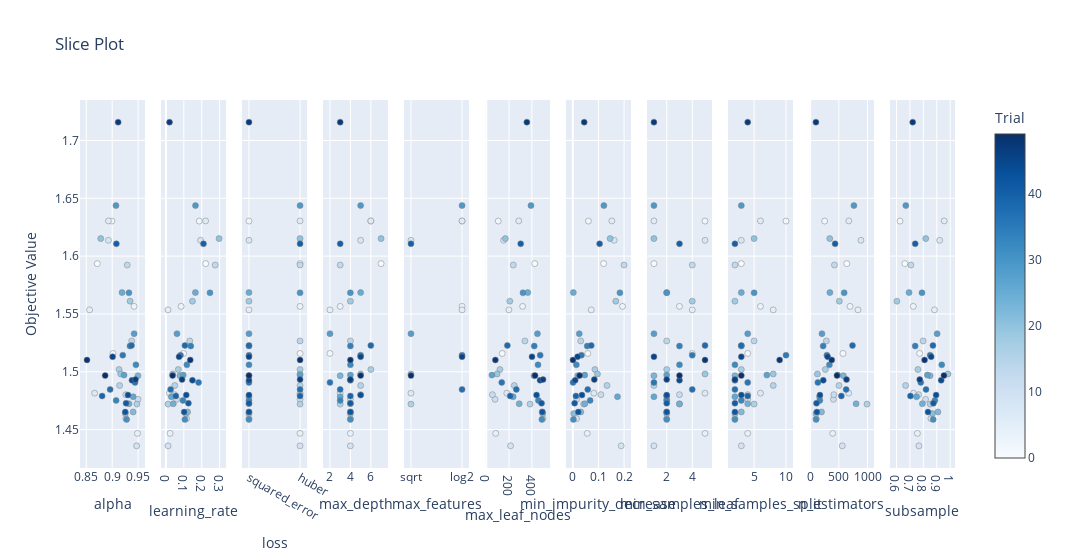

The cell this chart's notebook holds for it:
### Code cell
vis.plot_slice(study=study_grad)

### Figure 1 — Plotly figure (JSON) as saved in the notebook; plotly's stock layout.template omitted (floating-point values rounded to 4 significant figures)
{"data": [{"marker": {"color": [0, 1, 2, 3, 4, 5, 6, 7, 8, 9, 10, 11, 12, 13, 14, 15, 16, 17, 18, 19, 20, 21, 22, 23, 24, 25, 26, 27, 28, 29, 30, 31, 32, 33, 34, 35, 36, 37, 38, 39, 40, 41, 42, 43, 44, 45, 46, 47, 48, 49], "colorbar": {"title": {"text": "Trial"}, "x": 1, "xpad": 40}, "colorscale": [[0, "rgb(247,251,255)"], [0.125, "rgb(222,235,247)"], [0.25, "rgb(198,219,239)"], [0.375, "rgb(158,202,225)"], [0.5, "rgb(107,174,214)"], [0.625, "rgb(66,146,198)"], [0.75, "rgb(33,113,181)"], [0.875, "rgb(8,81,156)"], [1, "rgb(8,48,107)"]], "line": {"color": "Grey", "width": 0.5}, "showscale": true}, "mode": "markers", "name": "Feasible Trial", "showlegend": false, "type": "scatter", "x": [0.8712, 0.9014, 0.8995, 0.9422, 0.9487, 0.8564, 0.8928, 0.8661, 0.8927, 0.9472, 0.9263, 0.9499, 0.9262, 0.929, 0.9377, 0.9144, 0.9477, 0.9133, 0.9345, 0.9165, 0.8779, 0.9255, 0.9404, 0.9497, 0.9324, 0.919, 0.9404, 0.9229, 0.9423, 0.9073, 0.9323, 0.9278, 0.9458, 0.9076, 0.9343, 0.9204, 0.9441, 0.896, 0.9372, 0.8806, 0.908, 0.9268, 0.9252, 0.9304, 0.9382, 0.9008, 0.9449, 0.9115, 0.8514, 0.8865], "xaxis": "x", "y": [1.594, 1.516, 1.63, 1.557, 1.447, 1.554, 1.63, 1.481, 1.614, 1.436, 1.459, 1.476, 1.48, 1.592, 1.527, 1.488, 1.472, 1.502, 1.561, 1.498, 1.615, 1.464, 1.465, 1.497, 1.472, 1.568, 1.478, 1.497, 1.533, 1.644, 1.568, 1.459, 1.506, 1.475, 1.522, 1.514, 1.491, 1.485, 1.523, 1.479, 1.611, 1.473, 1.465, 1.48, 1.493, 1.513, 1.493, 1.716, 1.51, 1.497], "yaxis": "y"}, {"marker": {"color": [0, 1, 2, 3, 4, 5, 6, 7, 8, 9, 10, 11, 12, 13, 14, 15, 16, 17, 18, 19, 20, 21, 22, 23, 24, 25, 26, 27, 28, 29, 30, 31, 32, 33, 34, 35, 36, 37, 38, 39, 40, 41, 42, 43, 44, 45, 46, 47, 48, 49], "colorbar": {"title": {"text": "Trial"}, "x": 1, "xpad": 40}, "colorscale": [[0, "rgb(247,251,255)"], [0.125, "rgb(222,235,247)"], [0.25, "rgb(198,219,239)"], [0.375, "rgb(158,202,225)"], [0.5, "rgb(107,174,214)"], [0.625, "rgb(66,146,198)"], [0.75, "rgb(33,113,181)"], [0.875, "rgb(8,81,156)"], [1, "rgb(8,48,107)"]], "line": {"color": "Grey", "width": 0.5}, "showscale": false}, "mode": "markers", "name": "Feasible Trial", "showlegend": false, "type": "scatter", "x": [0.2223, 0.09823, 0.1862, 0.08505, 0.02312, 0.0116, 0.2216, 0.01911, 0.1937, 0.01202, 0.1155, 0.06005, 0.04815, 0.2751, 0.1334, 0.04956, 0.01168, 0.06891, 0.1481, 0.03763, 0.2969, 0.1117, 0.121, 0.07816, 0.04136, 0.1646, 0.0302, 0.09659, 0.06174, 0.1652, 0.2462, 0.106, 0.117, 0.09529, 0.1391, 0.08145, 0.1825, 0.02619, 0.1061, 0.05555, 0.2099, 0.1257, 0.1019, 0.1136, 0.1482, 0.07335, 0.08997, 0.02009, 0.136, 0.03727], "xaxis": "x2", "y": [1.594, 1.516, 1.63, 1.557, 1.447, 1.554, 1.63, 1.481, 1.614, 1.436, 1.459, 1.476, 1.48, 1.592, 1.527, 1.488, 1.472, 1.502, 1.561, 1.498, 1.615, 1.464, 1.465, 1.497, 1.472, 1.568, 1.478, 1.497, 1.533, 1.644, 1.568, 1.459, 1.506, 1.475, 1.522, 1.514, 1.491, 1.485, 1.523, 1.479, 1.611, 1.473, 1.465, 1.48, 1.493, 1.513, 1.493, 1.716, 1.51, 1.497], "yaxis": "y2"}, {"marker": {"color": [0, 1, 2, 3, 4, 5, 6, 7, 8, 9, 10, 11, 12, 13, 14, 15, 16, 17, 18, 19, 20, 21, 22, 23, 24, 25, 26, 27, 28, 29, 30, 31, 32, 33, 34, 35, 36, 37, 38, 39, 40, 41, 42, 43, 44, 45, 46, 47, 48, 49], "colorbar": {"title": {"text": "Trial"}, "x": 1, "xpad": 40}, "colorscale": [[0, "rgb(247,251,255)"], [0.125, "rgb(222,235,247)"], [0.25, "rgb(198,219,239)"], [0.375, "rgb(158,202,225)"], [0.5, "rgb(107,174,214)"], [0.625, "rgb(66,146,198)"], [0.75, "rgb(33,113,181)"], [0.875, "rgb(8,81,156)"], [1, "rgb(8,48,107)"]], "line": {"color": "Grey", "width": 0.5}, "showscale": false}, "mode": "markers", "name": "Feasible Trial", "showlegend": false, "type": "scatter", "x": ["huber", "huber", "squared_error", "huber", "huber", "squared_error", "huber", "huber", "squared_error", "huber", "squared_error", "huber", "huber", "huber", "huber", "huber", "huber", "huber", "squared_error", "huber", "huber", "squared_error", "squared_error", "squared_error", "squared_error", "squared_error", "squared_error", "huber", "squared_error", "huber", "huber", "squared_error", "squared_error", "squared_error", "squared_error", "squared_error", "squared_error", "huber", "squared_error", "huber", "huber", "squared_error", "squared_error", "squared_error", "squared_error", "squared_error", "huber", "squared_error", "huber", "squared_error"], "xaxis": "x3", "y": [1.594, 1.516, 1.63, 1.557, 1.447, 1.554, 1.63, 1.481, 1.614, 1.436, 1.459, 1.476, 1.48, 1.592, 1.527, 1.488, 1.472, 1.502, 1.561, 1.498, 1.615, 1.464, 1.465, 1.497, 1.472, 1.568, 1.478, 1.497, 1.533, 1.644, 1.568, 1.459, 1.506, 1.475, 1.522, 1.514, 1.491, 1.485, 1.523, 1.479, 1.611, 1.473, 1.465, 1.48, 1.493, 1.513, 1.493, 1.716, 1.51, 1.497], "yaxis": "y3"}, {"marker": {"color": [0, 1, 2, 3, 4, 5, 6, 7, 8, 9, 10, 11, 12, 13, 14, 15, 16, 17, 18, 19, 20, 21, 22, 23, 24, 25, 26, 27, 28, 29, 30, 31, 32, 33, 34, 35, 36, 37, 38, 39, 40, 41, 42, 43, 44, 45, 46, 47, 48, 49], "colorbar": {"title": {"text": "Trial"}, "x": 1, "xpad": 40}, "colorscale": [[0, "rgb(247,251,255)"], [0.125, "rgb(222,235,247)"], [0.25, "rgb(198,219,239)"], [0.375, "rgb(158,202,225)"], [0.5, "rgb(107,174,214)"], [0.625, "rgb(66,146,198)"], [0.75, "rgb(33,113,181)"], [0.875, "rgb(8,81,156)"], [1, "rgb(8,48,107)"]], "line": {"color": "Grey", "width": 0.5}, "showscale": false}, "mode": "markers", "name": "Feasible Trial", "showlegend": false, "type": "scatter", "x": [7, 2, 6, 3, 4, 2, 6, 3, 5, 4, 4, 4, 5, 3, 4, 5, 3, 6, 4, 5, 7, 4, 4, 3, 4, 5, 3, 4, 2, 5, 4, 4, 4, 3, 4, 5, 2, 3, 6, 4, 3, 4, 4, 5, 4, 5, 4, 3, 4, 5], "xaxis": "x4", "y": [1.594, 1.516, 1.63, 1.557, 1.447, 1.554, 1.63, 1.481, 1.614, 1.436, 1.459, 1.476, 1.48, 1.592, 1.527, 1.488, 1.472, 1.502, 1.561, 1.498, 1.615, 1.464, 1.465, 1.497, 1.472, 1.568, 1.478, 1.497, 1.533, 1.644, 1.568, 1.459, 1.506, 1.475, 1.522, 1.514, 1.491, 1.485, 1.523, 1.479, 1.611, 1.473, 1.465, 1.48, 1.493, 1.513, 1.493, 1.716, 1.51, 1.497], "yaxis": "y4"}, {"marker": {"color": [0, 1, 2, 3, 4, 5, 6, 7, 8, 9, 10, 11, 12, 13, 14, 15, 16, 17, 18, 19, 20, 21, 22, 23, 24, 25, 26, 27, 28, 29, 30, 31, 32, 33, 34, 35, 36, 37, 38, 39, 40, 41, 42, 43, 44, 45, 46, 47, 48, 49], "colorbar": {"title": {"text": "Trial"}, "x": 1, "xpad": 40}, "colorscale": [[0, "rgb(247,251,255)"], [0.125, "rgb(222,235,247)"], [0.25, "rgb(198,219,239)"], [0.375, "rgb(158,202,225)"], [0.5, "rgb(107,174,214)"], [0.625, "rgb(66,146,198)"], [0.75, "rgb(33,113,181)"], [0.875, "rgb(8,81,156)"], [1, "rgb(8,48,107)"]], "line": {"color": "Grey", "width": 0.5}, "showscale": false}, "mode": "markers", "name": "Feasible Trial", "showlegend": false, "type": "scatter", "x": [null, null, "log2", "log2", null, "log2", "log2", "sqrt", "sqrt", null, null, null, null, null, null, null, "sqrt", null, null, "sqrt", null, null, null, null, null, null, null, null, "sqrt", "log2", null, null, null, null, null, "log2", null, "log2", null, null, "sqrt", null, null, null, null, "log2", null, null, null, "sqrt"], "xaxis": "x5", "y": [1.594, 1.516, 1.63, 1.557, 1.447, 1.554, 1.63, 1.481, 1.614, 1.436, 1.459, 1.476, 1.48, 1.592, 1.527, 1.488, 1.472, 1.502, 1.561, 1.498, 1.615, 1.464, 1.465, 1.497, 1.472, 1.568, 1.478, 1.497, 1.533, 1.644, 1.568, 1.459, 1.506, 1.475, 1.522, 1.514, 1.491, 1.485, 1.523, 1.479, 1.611, 1.473, 1.465, 1.48, 1.493, 1.513, 1.493, 1.716, 1.51, 1.497], "yaxis": "y5"}, {"marker": {"color": [0, 1, 2, 3, 4, 5, 6, 7, 8, 9, 10, 11, 12, 13, 14, 15, 16, 17, 18, 19, 20, 21, 22, 23, 24, 25, 26, 27, 28, 29, 30, 31, 32, 33, 34, 35, 36, 37, 38, 39, 40, 41, 42, 43, 44, 45, 46, 47, 48, 49], "colorbar": {"title": {"text": "Trial"}, "x": 1, "xpad": 40}, "colorscale": [[0, "rgb(247,251,255)"], [0.125, "rgb(222,235,247)"], [0.25, "rgb(198,219,239)"], [0.375, "rgb(158,202,225)"], [0.5, "rgb(107,174,214)"], [0.625, "rgb(66,146,198)"], [0.75, "rgb(33,113,181)"], [0.875, "rgb(8,81,156)"], [1, "rgb(8,48,107)"]], "line": {"color": "Grey", "width": 0.5}, "showscale": false}, "mode": "markers", "name": "Feasible Trial", "showlegend": false, "type": "scatter", "x": [425, 140, 105, 319, 83, 199, 285, 180, 152, 213, 497, 77, 54, 237, 339, 246, 384, 120, 207, 95, 167, 495, 490, 419, 289, 364, 236, 50, 449, 392, 322, 488, 454, 457, 421, 473, 136, 264, 185, 210, 302, 485, 492, 441, 472, 401, 498, 356, 80, 428], "xaxis": "x6", "y": [1.594, 1.516, 1.63, 1.557, 1.447, 1.554, 1.63, 1.481, 1.614, 1.436, 1.459, 1.476, 1.48, 1.592, 1.527, 1.488, 1.472, 1.502, 1.561, 1.498, 1.615, 1.464, 1.465, 1.497, 1.472, 1.568, 1.478, 1.497, 1.533, 1.644, 1.568, 1.459, 1.506, 1.475, 1.522, 1.514, 1.491, 1.485, 1.523, 1.479, 1.611, 1.473, 1.465, 1.48, 1.493, 1.513, 1.493, 1.716, 1.51, 1.497], "yaxis": "y6"}, {"marker": {"color": [0, 1, 2, 3, 4, 5, 6, 7, 8, 9, 10, 11, 12, 13, 14, 15, 16, 17, 18, 19, 20, 21, 22, 23, 24, 25, 26, 27, 28, 29, 30, 31, 32, 33, 34, 35, 36, 37, 38, 39, 40, 41, 42, 43, 44, 45, 46, 47, 48, 49], "colorbar": {"title": {"text": "Trial"}, "x": 1, "xpad": 40}, "colorscale": [[0, "rgb(247,251,255)"], [0.125, "rgb(222,235,247)"], [0.25, "rgb(198,219,239)"], [0.375, "rgb(158,202,225)"], [0.5, "rgb(107,174,214)"], [0.625, "rgb(66,146,198)"], [0.75, "rgb(33,113,181)"], [0.875, "rgb(8,81,156)"], [1, "rgb(8,48,107)"]], "line": {"color": "Grey", "width": 0.5}, "showscale": false}, "mode": "markers", "name": "Feasible Trial", "showlegend": false, "type": "scatter", "x": [0.1202, 0.05843, 0.06092, 0.1939, 0.05619, 0.07169, 0.1522, 0.08208, 0.1615, 0.1886, 0.01482, 0.01495, 0.1094, 0.1998, 0.03095, 0.1333, 0.04225, 0.08637, 0.1677, 0.09614, 0.1455, 0.003683, 0.03121, 0.01913, 0.04705, 0.001989, 0.1743, 0.04652, 0.02512, 0.1212, 0.1838, 0.002252, 0.01376, 0.0676, 0.05612, 0.0337, 0.0008766, 0.05812, 0.0719, 0.01207, 0.1045, 0.006988, 0.02122, 0.03569, 0.009167, 0.01847, 0.0839, 0.04435, 0.0005238, 0.02647], "xaxis": "x7", "y": [1.594, 1.516, 1.63, 1.557, 1.447, 1.554, 1.63, 1.481, 1.614, 1.436, 1.459, 1.476, 1.48, 1.592, 1.527, 1.488, 1.472, 1.502, 1.561, 1.498, 1.615, 1.464, 1.465, 1.497, 1.472, 1.568, 1.478, 1.497, 1.533, 1.644, 1.568, 1.459, 1.506, 1.475, 1.522, 1.514, 1.491, 1.485, 1.523, 1.479, 1.611, 1.473, 1.465, 1.48, 1.493, 1.513, 1.493, 1.716, 1.51, 1.497], "yaxis": "y7"}, {"marker": {"color": [0, 1, 2, 3, 4, 5, 6, 7, 8, 9, 10, 11, 12, 13, 14, 15, 16, 17, 18, 19, 20, 21, 22, 23, 24, 25, 26, 27, 28, 29, 30, 31, 32, 33, 34, 35, 36, 37, 38, 39, 40, 41, 42, 43, 44, 45, 46, 47, 48, 49], "colorbar": {"title": {"text": "Trial"}, "x": 1, "xpad": 40}, "colorscale": [[0, "rgb(247,251,255)"], [0.125, "rgb(222,235,247)"], [0.25, "rgb(198,219,239)"], [0.375, "rgb(158,202,225)"], [0.5, "rgb(107,174,214)"], [0.625, "rgb(66,146,198)"], [0.75, "rgb(33,113,181)"], [0.875, "rgb(8,81,156)"], [1, "rgb(8,48,107)"]], "line": {"color": "Grey", "width": 0.5}, "showscale": false}, "mode": "markers", "name": "Feasible Trial", "showlegend": false, "type": "scatter", "x": [1, 4, 5, 3, 5, 4, 1, 5, 5, 1, 2, 2, 3, 4, 2, 1, 3, 2, 4, 5, 1, 2, 2, 1, 3, 2, 1, 2, 1, 1, 2, 2, 3, 2, 3, 4, 1, 4, 5, 2, 3, 2, 2, 2, 3, 1, 2, 1, 5, 3], "xaxis": "x8", "y": [1.594, 1.516, 1.63, 1.557, 1.447, 1.554, 1.63, 1.481, 1.614, 1.436, 1.459, 1.476, 1.48, 1.592, 1.527, 1.488, 1.472, 1.502, 1.561, 1.498, 1.615, 1.464, 1.465, 1.497, 1.472, 1.568, 1.478, 1.497, 1.533, 1.644, 1.568, 1.459, 1.506, 1.475, 1.522, 1.514, 1.491, 1.485, 1.523, 1.479, 1.611, 1.473, 1.465, 1.48, 1.493, 1.513, 1.493, 1.716, 1.51, 1.497], "yaxis": "y8"}, {"marker": {"color": [0, 1, 2, 3, 4, 5, 6, 7, 8, 9, 10, 11, 12, 13, 14, 15, 16, 17, 18, 19, 20, 21, 22, 23, 24, 25, 26, 27, 28, 29, 30, 31, 32, 33, 34, 35, 36, 37, 38, 39, 40, 41, 42, 43, 44, 45, 46, 47, 48, 49], "colorbar": {"title": {"text": "Trial"}, "x": 1, "xpad": 40}, "colorscale": [[0, "rgb(247,251,255)"], [0.125, "rgb(222,235,247)"], [0.25, "rgb(198,219,239)"], [0.375, "rgb(158,202,225)"], [0.5, "rgb(107,174,214)"], [0.625, "rgb(66,146,198)"], [0.75, "rgb(33,113,181)"], [0.875, "rgb(8,81,156)"], [1, "rgb(8,48,107)"]], "line": {"color": "Grey", "width": 0.5}, "showscale": false}, "mode": "markers", "name": "Feasible Trial", "showlegend": false, "type": "scatter", "x": [3, 4, 10, 6, 4, 8, 6, 6, 3, 3, 2, 4, 4, 2, 5, 8, 5, 3, 2, 8, 5, 2, 3, 2, 4, 3, 2, 7, 4, 3, 5, 2, 2, 3, 3, 10, 4, 2, 3, 4, 2, 2, 2, 3, 2, 3, 2, 4, 9, 3], "xaxis": "x9", "y": [1.594, 1.516, 1.63, 1.557, 1.447, 1.554, 1.63, 1.481, 1.614, 1.436, 1.459, 1.476, 1.48, 1.592, 1.527, 1.488, 1.472, 1.502, 1.561, 1.498, 1.615, 1.464, 1.465, 1.497, 1.472, 1.568, 1.478, 1.497, 1.533, 1.644, 1.568, 1.459, 1.506, 1.475, 1.522, 1.514, 1.491, 1.485, 1.523, 1.479, 1.611, 1.473, 1.465, 1.48, 1.493, 1.513, 1.493, 1.716, 1.51, 1.497], "yaxis": "y9"}, {"marker": {"color": [0, 1, 2, 3, 4, 5, 6, 7, 8, 9, 10, 11, 12, 13, 14, 15, 16, 17, 18, 19, 20, 21, 22, 23, 24, 25, 26, 27, 28, 29, 30, 31, 32, 33, 34, 35, 36, 37, 38, 39, 40, 41, 42, 43, 44, 45, 46, 47, 48, 49], "colorbar": {"title": {"text": "Trial"}, "x": 1, "xpad": 40}, "colorscale": [[0, "rgb(247,251,255)"], [0.125, "rgb(222,235,247)"], [0.25, "rgb(198,219,239)"], [0.375, "rgb(158,202,225)"], [0.5, "rgb(107,174,214)"], [0.625, "rgb(66,146,198)"], [0.75, "rgb(33,113,181)"], [0.875, "rgb(8,81,156)"], [1, "rgb(8,48,107)"]], "line": {"color": "Grey", "width": 0.5}, "showscale": false}, "mode": "markers", "name": "Feasible Trial", "showlegend": false, "type": "scatter", "x": [639, 572, 253, 696, 393, 834, 674, 673, 885, 560, 106, 406, 413, 424, 283, 503, 991, 265, 509, 127, 342, 102, 198, 579, 801, 344, 163, 479, 206, 763, 593, 104, 336, 169, 227, 292, 135, 627, 738, 544, 435, 111, 117, 171, 229, 305, 634, 101, 377, 468], "xaxis": "x10", "y": [1.594, 1.516, 1.63, 1.557, 1.447, 1.554, 1.63, 1.481, 1.614, 1.436, 1.459, 1.476, 1.48, 1.592, 1.527, 1.488, 1.472, 1.502, 1.561, 1.498, 1.615, 1.464, 1.465, 1.497, 1.472, 1.568, 1.478, 1.497, 1.533, 1.644, 1.568, 1.459, 1.506, 1.475, 1.522, 1.514, 1.491, 1.485, 1.523, 1.479, 1.611, 1.473, 1.465, 1.48, 1.493, 1.513, 1.493, 1.716, 1.51, 1.497], "yaxis": "y10"}, {"marker": {"color": [0, 1, 2, 3, 4, 5, 6, 7, 8, 9, 10, 11, 12, 13, 14, 15, 16, 17, 18, 19, 20, 21, 22, 23, 24, 25, 26, 27, 28, 29, 30, 31, 32, 33, 34, 35, 36, 37, 38, 39, 40, 41, 42, 43, 44, 45, 46, 47, 48, 49], "colorbar": {"title": {"text": "Trial"}, "x": 1, "xpad": 40}, "colorscale": [[0, "rgb(247,251,255)"], [0.125, "rgb(222,235,247)"], [0.25, "rgb(198,219,239)"], [0.375, "rgb(158,202,225)"], [0.5, "rgb(107,174,214)"], [0.625, "rgb(66,146,198)"], [0.75, "rgb(33,113,181)"], [0.875, "rgb(8,81,156)"], [1, "rgb(8,48,107)"]], "line": {"color": "Grey", "width": 0.5}, "showscale": false}, "mode": "markers", "name": "Feasible Trial", "showlegend": false, "type": "scatter", "x": [0.6624, 0.7728, 0.626, 0.7247, 0.7555, 0.8827, 0.9549, 0.7257, 0.9215, 0.767, 0.8559, 0.8165, 0.7651, 0.7071, 0.7984, 0.6681, 0.851, 0.7597, 0.6032, 0.9834, 0.8181, 0.8671, 0.9084, 0.8496, 0.7928, 0.6935, 0.7496, 0.83, 0.9025, 0.6696, 0.7898, 0.8733, 0.9369, 0.8859, 0.7391, 0.8508, 0.7809, 0.8198, 0.8714, 0.7038, 0.7393, 0.8747, 0.8344, 0.8948, 0.9325, 0.8583, 0.7731, 0.7207, 0.8091, 0.9532], "xaxis": "x11", "y": [1.594, 1.516, 1.63, 1.557, 1.447, 1.554, 1.63, 1.481, 1.614, 1.436, 1.459, 1.476, 1.48, 1.592, 1.527, 1.488, 1.472, 1.502, 1.561, 1.498, 1.615, 1.464, 1.465, 1.497, 1.472, 1.568, 1.478, 1.497, 1.533, 1.644, 1.568, 1.459, 1.506, 1.475, 1.522, 1.514, 1.491, 1.485, 1.523, 1.479, 1.611, 1.473, 1.465, 1.48, 1.493, 1.513, 1.493, 1.716, 1.51, 1.497], "yaxis": "y11"}], "layout": {"title": {"text": "Slice Plot"}, "width": 3300, "xaxis": {"anchor": "y", "domain": [0, 0.07438], "title": {"text": "alpha"}}, "xaxis10": {"anchor": "y10", "domain": [0.8331, 0.9074], "title": {"text": "n_estimators"}}, "xaxis11": {"anchor": "y11", "domain": [0.9256, 1.0], "title": {"text": "subsample"}}, "xaxis2": {"anchor": "y2", "domain": [0.09256, 0.1669], "title": {"text": "learning_rate"}}, "xaxis3": {"anchor": "y3", "categoryarray": ["squared_error", "huber"], "categoryorder": "array", "domain": [0.1851, 0.2595], "title": {"text": "loss"}, "type": "category"}, "xaxis4": {"anchor": "y4", "domain": [0.2777, 0.3521], "title": {"text": "max_depth"}}, "xaxis5": {"anchor": "y5", "categoryarray": ["sqrt", "log2", null], "categoryorder": "array", "domain": [0.3702, 0.4446], "title": {"text": "max_features"}, "type": "category"}, "xaxis6": {"anchor": "y6", "domain": [0.4628, 0.5372], "title": {"text": "max_leaf_nodes"}}, "xaxis7": {"anchor": "y7", "domain": [0.5554, 0.6298], "title": {"text": "min_impurity_decrease"}}, "xaxis8": {"anchor": "y8", "domain": [0.6479, 0.7223], "title": {"text": "min_samples_leaf"}}, "xaxis9": {"anchor": "y9", "domain": [0.7405, 0.8149], "title": {"text": "min_samples_split"}}, "yaxis": {"anchor": "x", "domain": [0, 1], "title": {"text": "Objective Value"}}, "yaxis10": {"anchor": "x10", "domain": [0, 1], "matches": "y", "showticklabels": false}, "yaxis11": {"anchor": "x11", "domain": [0, 1], "matches": "y", "showticklabels": false}, "yaxis2": {"anchor": "x2", "domain": [0, 1], "matches": "y", "showticklabels": false}, "yaxis3": {"anchor": "x3", "domain": [0, 1], "matches": "y", "showticklabels": false}, "yaxis4": {"anchor": "x4", "domain": [0, 1], "matches": "y", "showticklabels": false}, "yaxis5": {"anchor": "x5", "domain": [0, 1], "matches": "y", "showticklabels": false}, "yaxis6": {"anchor": "x6", "domain": [0, 1], "matches": "y", "showticklabels": false}, "yaxis7": {"anchor": "x7", "domain": [0, 1], "matches": "y", "showticklabels": false}, "yaxis8": {"anchor": "x8", "domain": [0, 1], "matches": "y", "showticklabels": false}, "yaxis9": {"anchor": "x9", "domain": [0, 1], "matches": "y", "showticklabels": false}}}
